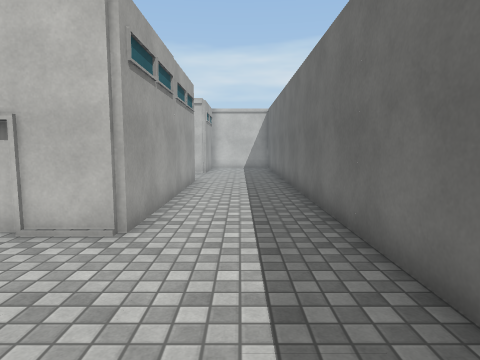
[1] (above)

24 first-person views from a walk through a 3-D level made in the Unity game engine. The camera is 1.4 m above the floor, tilts 6° down and sees 75° across. The floor is counted in squares, 1 m on a side. Each view is taken from the middle of a square. On the plan, view 1 faces up. The plan holds only what a view shows up to about 14 squares ahead; the rest is blank. The place goes on beyond the plan. The player is left out. Surface patterns are stand-ins for the level's own textures.

[2]
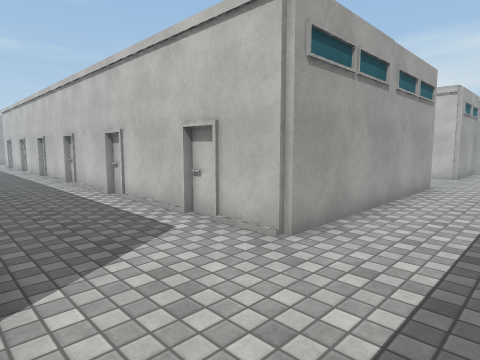

[3]
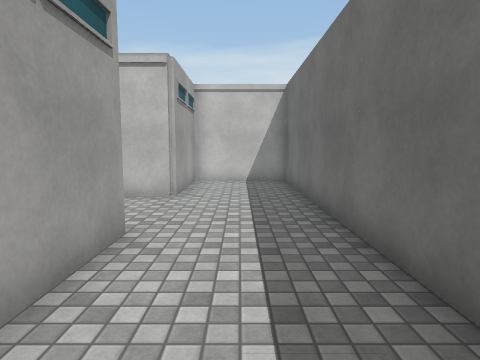

[4]
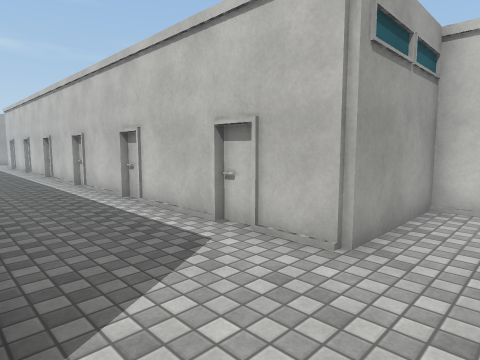

[5]
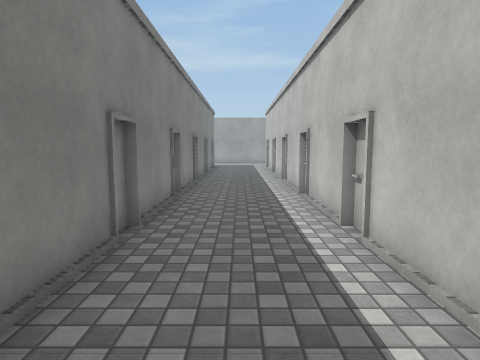

[6]
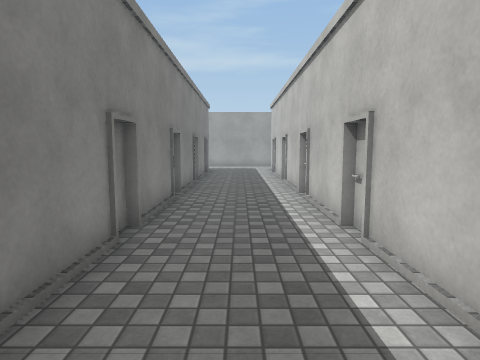

[7]
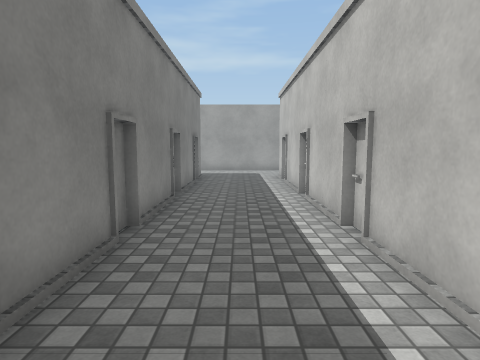

[8]
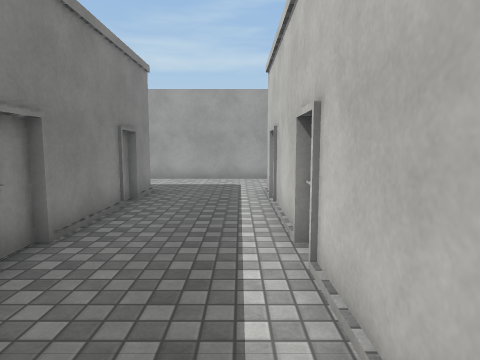

[9]
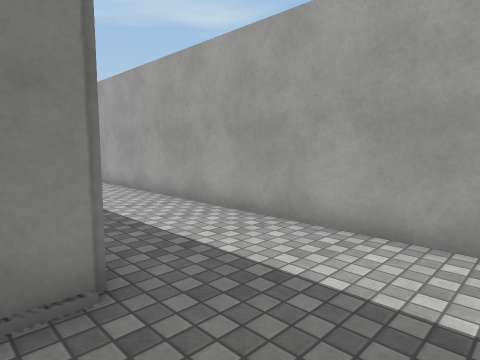

[10]
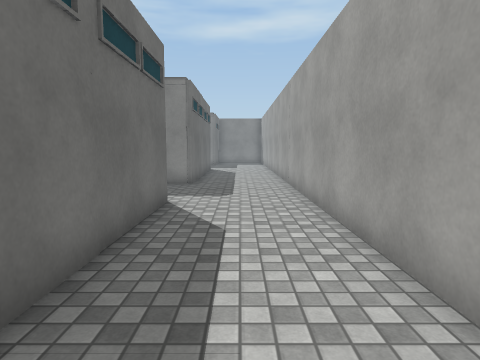

[11]
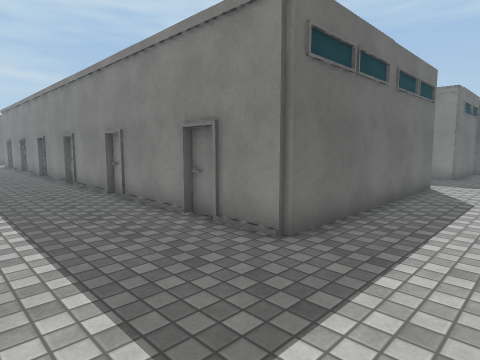

[12]
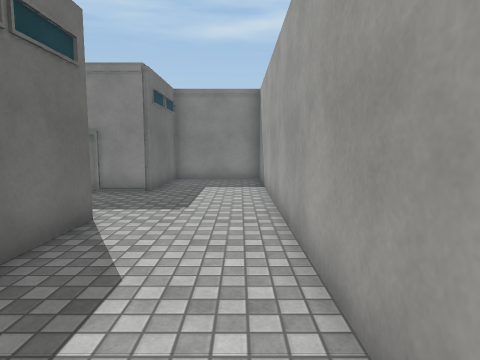

[13]
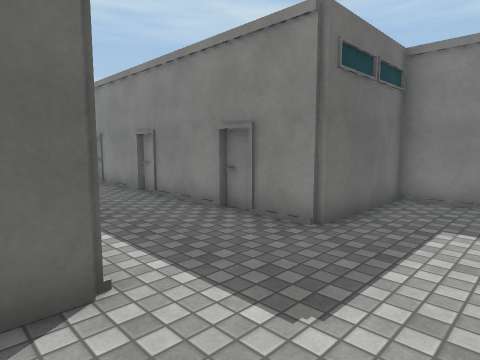

[14]
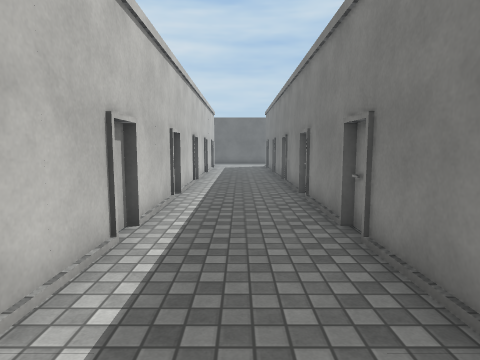

[15]
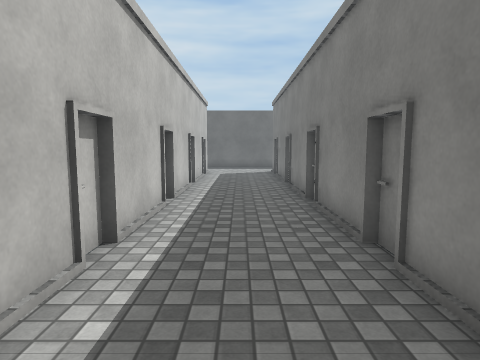

[16]
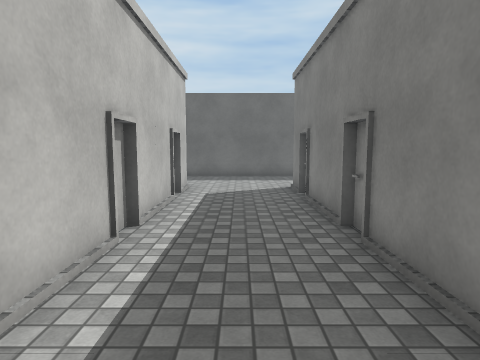

[17]
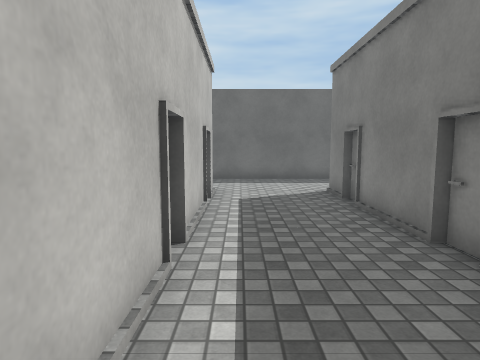

[18]
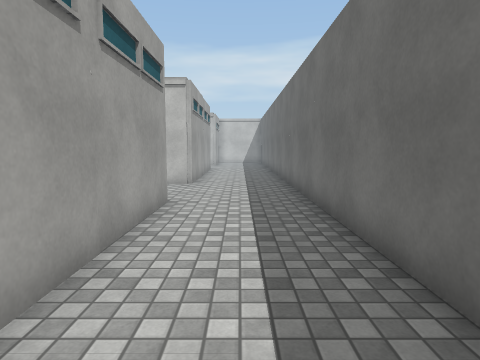

[19]
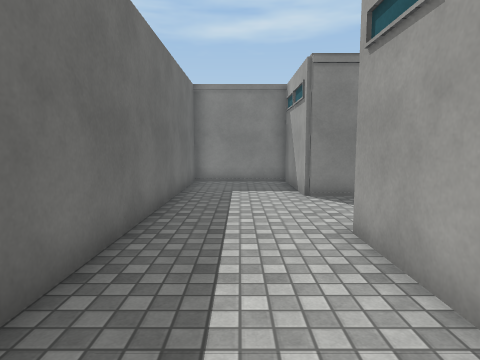

[20]
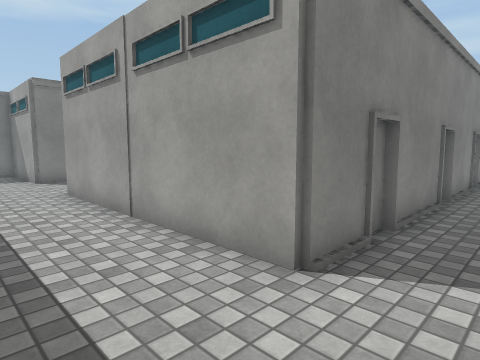

[21]
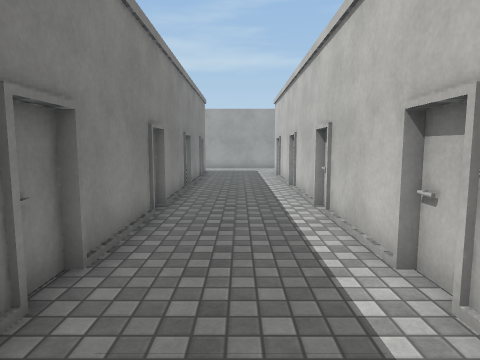

[22]
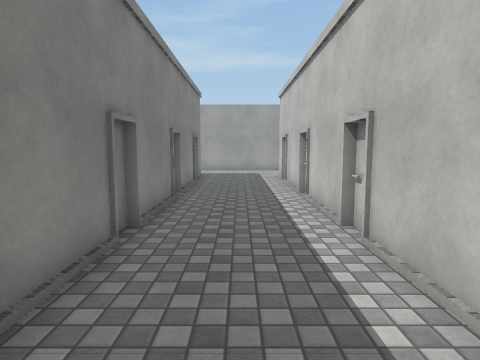

[23]
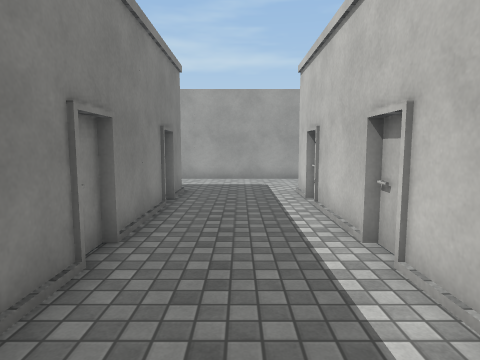

[24]
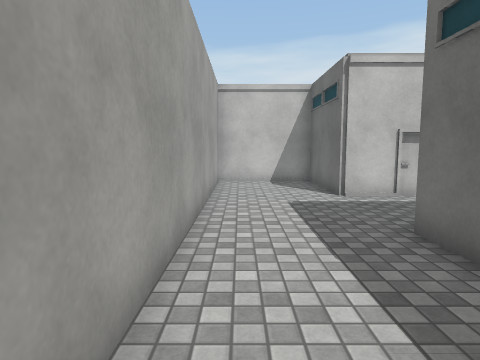

### Floor plan
Points are (right, up) in squares from view 1. A wall is a line through its corners. A room is listed if a view was taken in it or the views show most of it. See-through windows are left out.
Room 1 (views 1, 2, 3, 4, 5, 6, 7, 8, 9, 10, 11, 12, 13, 14, 15, 16, 17, 18, 19, 20, 21, 22, 23, 24)
walls: (-15.8, 1.1) (-8.4, 1.1); (-16, 4.9) (-19.6, 4.9); (-11.7, 4.9) (-15.6, 4.9); (-19.9, 4.9) (-23.6, 4.9); (-8, 4.9) (-11.6, 4.9); (-7.6, 1.1) (-4, 1.1); (-15.6, 13.1) (-12, 13.1); (-12.4, -7.1) (-20, -7.1); (-24.2, 1.1) (-16, 1.1); (-11.6, 13.1) (-8, 13.1); (-24.4, 4.9) (-26.1, 4.9) (-26.1, 10.7); (-3.6, 1.1) (-1.9, 1.1) (-1.9, -7.1) (-3.6, -7.1); (-8.4, -7.1) (-11.6, -7.1); (-20.4, -7.1) (-22.7, -7.1); (-7.6, 13.1) (-5.2, 13.1); (-23.6, 13.1) (-16, 13.1); (-4.4, -7.1) (-8, -7.1); (-16, 16.9) (-19.6, 16.9); (-12, 16.9) (-15.6, 16.9); (-16.1, -10.9) (-12.4, -10.9); (-11.6, -10.9) (-8.4, -10.9); (-8.2, -10.9) (-4.4, -10.9); (-20.1, -10.9) (-16.4, -10.9); (-20.1, 16.9) (-23.6, 16.9); (-7.9, 16.9) (-11.6, 16.9); (-26.1, 12.4) (-26.1, 13.1) (-24.1, 13.1); (-1.9, 13) (-1.9, 4.9) (-7.6, 4.9); (-26.1, -7.3) (-26.1, 1.1) (-24.4, 1.1); (-23.7, 16.9) (-26.1, 16.9) (-26.1, 20.9) (-29.9, 20.9) (-29.9, -14.9) (-26.1, -14.9) (-26.1, -10.9) (-20.4, -10.9); (-4, -10.9) (-1.9, -10.9) (-1.9, -14.9) (1.9, -14.9) (1.9, 20.9) (-1.9, 20.9) (-1.9, 18.4); (-1.9, 16.9) (-7.6, 16.9)

Positions as (right, up) in squares from view 1, and headings:
1: (0, 0), facing up
2: (1, 1), facing up-left
3: (0, 8), facing up
4: (0, 13), facing up-left
5: (-3, 15), facing left
6: (-7, 15), facing left
7: (-11, 15), facing left
8: (-16, 16), facing left
9: (-25, 16), facing down-left
10: (-28, 13), facing down
11: (-29, 5), facing down-right
12: (-29, -1), facing down
13: (-29, -6), facing down-right
14: (-25, -9), facing right
15: (-20, -9), facing right
16: (-13, -9), facing right
17: (-12, -8), facing right
18: (0, -7), facing up
19: (0, -2), facing down
20: (1, 3), facing down-left
21: (-9, 3), facing left
22: (-11, 3), facing left
23: (-16, 3), facing left
24: (-29, 8), facing up
